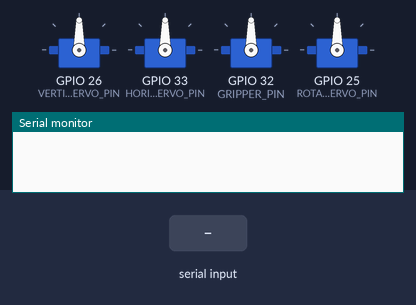
Recording of a sketch running on a simulated ESP32. On the bench: 4 × servo, the last lines printed to the serial monitor. Inputs (shaded band) come from the test bench. Nothing arrives over Bluetooth unless stated.

Above: at 1.2 s.
1.3 s: "1" received over the second serial link
At 2.2 s:
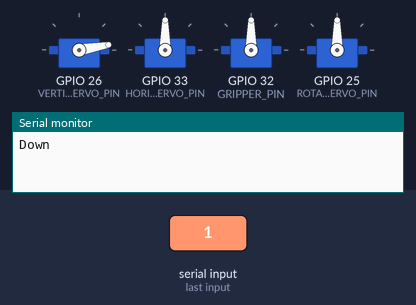
2.8 s: "2" received over the second serial link
At 3.4 s:
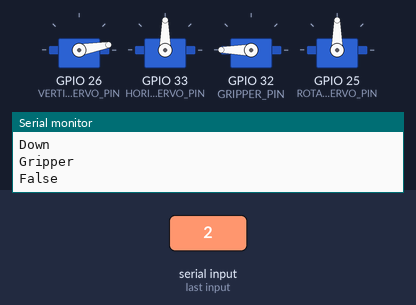
4.3 s: "0" received over the second serial link
At 5.5 s:
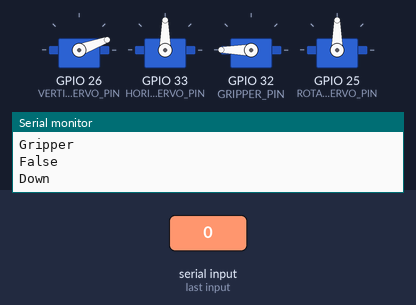
5.8 s: "2" received over the second serial link
At 6.9 s:
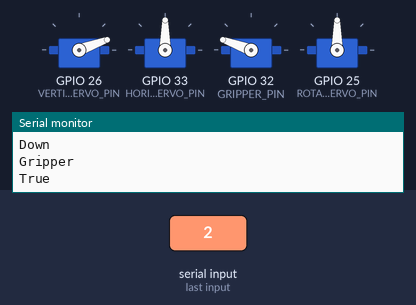
Timing chart, 0 to 8.3 s (numbered marks = the images above; inputs shaded):
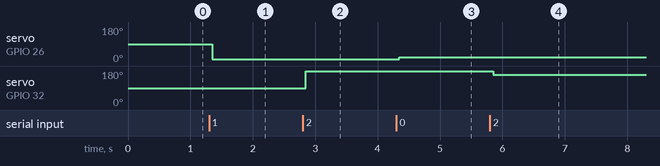

The sketch:

RoboticArm.ino
```cpp
#include "BluetoothSerial.h"
#include <ESP32Servo.h>
#include <Constants.h>

// init Class:
BluetoothSerial ESP_BT;

// Parameters for Bluetooth interface
int incoming;

// pins for servos
byte VERTICAL_SERVO_PIN   = 26;
byte HORIZONTAL_SERVO_PIN = 33;
byte GRIPPER_PIN          = 32;
byte ROTATIONAL_SERVO_PIN = 25;

// Servo objects
Servo verticalServo;
Servo horizontalServo;
Servo gripperServo;
Servo rotationalServo;

// values for servos
int  rotationalValue = ZERO_ROTATIONAL_SERVO;
int  verticalValue   = MIN_VERTICAL_SERVO;
int  horizontalValue = MAX_HORIZONTAL_SERVO;
bool gripperState    = false;

void setup()
{
  // setup
  Serial.begin(SERIAL_SPEED);
  ESP_BT.begin(TITLE);

  // pin handling
  pinMode(VERTICAL_SERVO_PIN, OUTPUT);
  verticalServo.attach(VERTICAL_SERVO_PIN);

  pinMode(HORIZONTAL_SERVO_PIN, OUTPUT);
  horizontalServo.attach(HORIZONTAL_SERVO_PIN);

  pinMode(GRIPPER_PIN, OUTPUT);
  gripperServo.attach(GRIPPER_PIN);

  pinMode(ROTATIONAL_SERVO_PIN, OUTPUT);
  rotationalServo.attach(ROTATIONAL_SERVO_PIN);
}

void loop()
{
  // -------------------- Receive Bluetooth signal ----------------------
  if (ESP_BT.available())
  {
    incoming = ESP_BT.read(); // Read what we receive

    // separate button ID from button value -> button ID is 10, 20, 30, etc, value is 1 or 0
    int button = floor(incoming / BUTTON_ID);
    int value  = incoming % BUTTON_ID;
    delay(50);

    switch (button)
    {
    case LEFT:
      Serial.print("Left");
      if (rotationalValue != MAX_ROTATIONAL_SERVO)
      {
        rotationalServo.write(rotationalValue += ROTATIONAL_STEP);
      }
      break;
    case RIGHT:
      Serial.print("Right");
      if (rotationalValue != ZERO_ROTATIONAL_SERVO)
      {
          rotationalServo.write(rotationalValue -= ROTATIONAL_STEP);
      }
      break;
    case UP:
      Serial.print("Up");
      if (verticalValue != MIN_VERTICAL_SERVO)
      {
        verticalServo.write(verticalValue -= VERTICAL_STEP);
      }
      break;
    case DOWN:
      Serial.println("Down");
      if (verticalValue != MAX_VERTICAL_SERVO)
      {
        verticalServo.write(verticalValue += VERTICAL_STEP);
      }
      break;
    case GRIPPER:
      Serial.println("Gripper");
      if (gripperState == false)
      {
        gripperServo.write(MAX_GRIPPER_SERVO);
        gripperState = true;
        Serial.println(FALSE);
      }
      else
      {
        gripperServo.write(MIN_GRIPPER_SERVO);
        gripperState = false;
        Serial.println(TRUE);
      }
      break;
    case FORWARD:
      Serial.println("Forward");
      horizontalServo.write(horizontalValue += HORIZONTAL_STEP);
      break;
    case BACKWARD:
      Serial.println("Backward");
      horizontalServo.write(horizontalValue -= HORIZONTAL_STEP);
      break;
    }
  }
}
```

Constants.h
```cpp
// setup
#define SERIAL_SPEED 9600
#define TITLE        "Finki - Robotic arm"
#define TRUE         "True"
#define FALSE        "False"

// directions
#define LEFT     1
#define RIGHT    2
#define UP       3
#define DOWN     4
#define GRIPPER  5
#define FORWARD  6
#define BACKWARD 7

// degrees
#define ZERO_ROTATIONAL_SERVO 0
#define MIN_ROTATIONAL_SERVO  50
#define MAX_ROTATIONAL_SERVO  180
#define MIN_VERTICAL_SERVO    0
#define MAX_VERTICAL_SERVO    180
#define MIN_GRIPPER_SERVO     160
#define MAX_GRIPPER_SERVO     180
#define MIN_HORIZONTAL_SERVO  0
#define MAX_HORIZONTAL_SERVO  180

// steps
#define ROTATIONAL_STEP 10
#define VERTICAL_STEP   10
#define HORIZONTAL_STEP 10

// button ID
#define BUTTON_ID 10
```

Measured:
- after the input at 1.3 s, servo on GPIO 26 (VERTICAL_SERVO_PIN): 90° → 10° after 0.05 s
- after the input at 2.8 s, servo on GPIO 32 (GRIPPER_PIN): 90° → 180° after 0.05 s
- after the input at 4.3 s, servo on GPIO 26 (VERTICAL_SERVO_PIN): 10° → 20° after 0.05 s
- after the input at 5.8 s, servo on GPIO 32 (GRIPPER_PIN): 180° → 160° after 0.05 s
